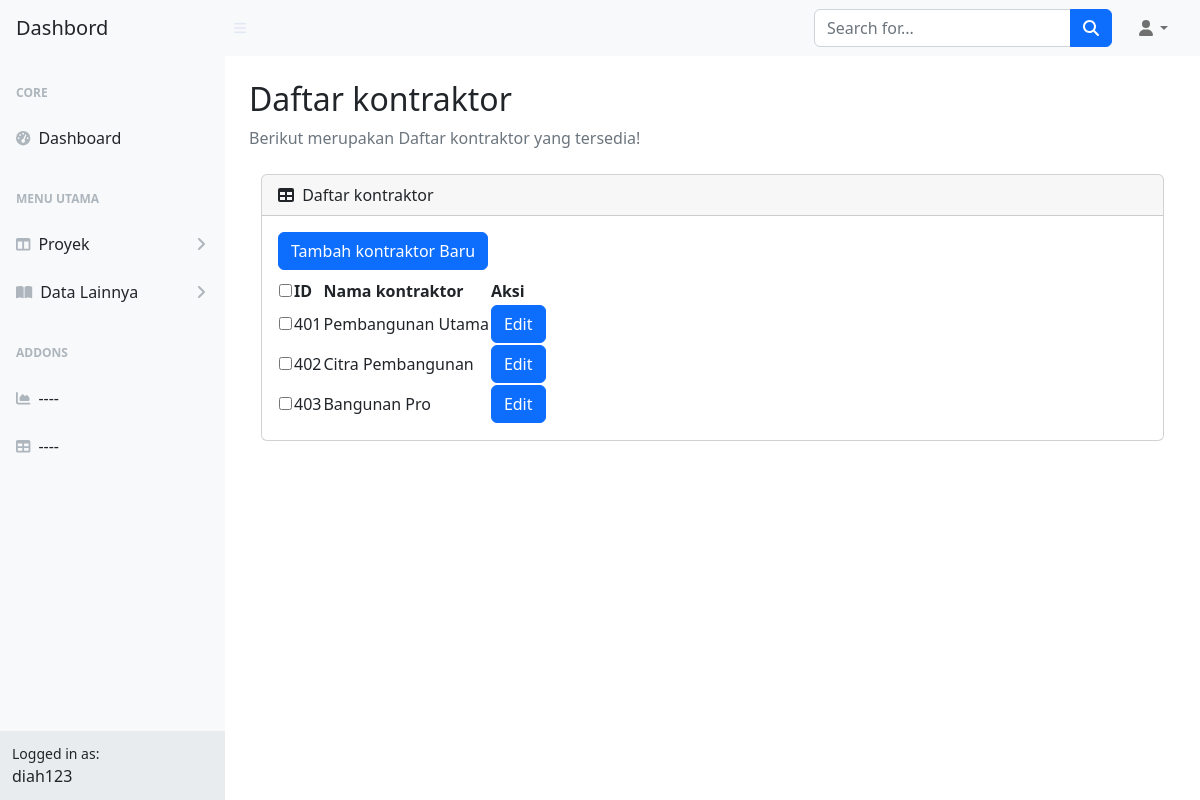
Screenshot of /Kontraktor.php (signed in) with the database file from the repository.
### tables this page shows
CREATE TABLE IF NOT EXISTS `kontraktor` (
  `id_kontraktor` int NOT NULL AUTO_INCREMENT,
  `nama_kontraktor` varchar(50) DEFAULT NULL,
  PRIMARY KEY (`id_kontraktor`)
);

### Kontraktor.php (the view, shortened to what this page needs)
<?php
include 'koneksi.php';
$username = $_SESSION['username'];
?>
<!DOCTYPE html>
<head>
    <link
      href="https://cdn.jsdelivr.net/npm/simple-datatables@7.1.2/dist/style.min.css"
      rel="stylesheet"
    />
    <link href="css/styles.css" rel="stylesheet" />
  </head>
  <body class="sb-nav-fixed">
    <nav class="sb-topnav navbar navbar-expand navbar-light bg-light">
      <a class="navbar-brand ps-3 text-dark" href="Dashboard.html">Dashbord</a>
      <button
        class="btn btn-link btn-sm order-1 order-lg-0 me-4 me-lg-0"
        id="sidebarToggle"
        href="#!"
      >
        <i class="fas fa-bars"></i>
      </button>
      <form
        class="d-none d-md-inline-block form-inline ms-auto me-0 me-md-3 my-2 my-md-0"
      >
        <div class="input-group">
          <input
            class="form-control"
            type="text"
            placeholder="Search for..."
            aria-label="Search for..."
            aria-describedby="btnNavbarSearch"
          />
          <button class="btn btn-primary" id="btnNavbarSearch" type="button">
            <i class="fas fa-search"></i>
          </button>
        </div>
      </form>
      <ul class="navbar-nav ms-auto ms-md-0 me-3 me-lg-4">
        <li class="nav-item dropdown">
          <a
            class="nav-link dropdown-toggle"
            id="navbarDropdown"
            href="#"
            role="button"
            data-bs-toggle="dropdown"
            aria-expanded="false"
            ><i class="fas fa-user fa-fw"></i
          ></a>
        </li>
      </ul>
    </nav>
    <div id="layoutSidenav">
      <div id="layoutSidenav_nav">
        <nav class="sb-sidenav accordion sb-sidenav-light" id="sidenavAccordion">
          <div class="sb-sidenav-menu">
            <div class="nav">
              <div class="sb-sidenav-menu-heading">Core</div>
              <a class="nav-link" href="Dashboard.html">
                <div class="sb-nav-link-icon">
                  <i class="fas fa-tachometer-alt"></i>
                </div>
                Dashboard
              </a>
              <div class="sb-sidenav-menu-heading">Menu Utama</div>
              <a
                class="nav-link collapsed"
                href="#"
                data-bs-toggle="collapse"
                data-bs-target="#collapseLayouts"
                aria-expanded="false"
                aria-controls="collapseLayouts"
              >
                <div class="sb-nav-link-icon">
                  <i class="fas fa-columns"></i>
                </div>
                Proyek
                <div class="sb-sidenav-collapse-arrow">
                  <i class="fas fa-angle-down"></i>
                </div>
              </a>
              <a
                class="nav-link collapsed"
                href="#"
                data-bs-toggle="collapse"
                data-bs-target="#collapsePages"
                aria-expanded="false"
                aria-controls="collapsePages"
              >
                <div class="sb-nav-link-icon">
                  <i class="fas fa-book-open"></i>
                </div>
                Data Lainnya
                <div class="sb-sidenav-collapse-arrow">
                  <i class="fas fa-angle-down"></i>
                </div>
              </a>
              <div class="sb-sidenav-menu-heading">Addons</div>
              <a class="nav-link" href="charts.html">
                <div class="sb-nav-link-icon">
                  <i class="fas fa-chart-area"></i>
                </div>
                ----
              </a>
              <a class="nav-link" href="tables.html">
                <div class="sb-nav-link-icon"><i class="fas fa-table"></i></div>
                ----
              </a>
            </div>
          </div>
          <div class="sb-sidenav-footer">
    <div class="small">Logged in as:</div>
    <?= $username ?>
  </div>
        </nav>
      </div>
      <div id="layoutSidenav_content">
        <main>
          <div class="container-fluid px-4">
          <h2 class="mt-4">Daftar kontraktor</h2>
            <ol class="breadcrumb mb-4">
              <li class="breadcrumb-item active">Berikut merupakan Daftar kontraktor yang tersedia!</li>
            </ol>
<div class="container">
    <div class="card mb-4">
        <div class="card-header">
            <i class="fas fa-table me-1"></i>
            Daftar kontraktor
        </div>
        <div class="card-body">
            <form id="form-multidelete" action="Kontraktor.php" method="post">
                <button type="button" class="btn btn-primary mb-2" data-bs-toggle="modal" data-bs-target="#createKontraktorModal">Tambah kontraktor Baru</button>
                <table id="datatablesSimple">
                    <thead>
                        <tr>
                            <th><input type="checkbox" id="checkAll"></th>
                            <th>ID</th>
                            <th>Nama kontraktor</th>
                            <th>Aksi</th>
                        </tr>
                    </thead>
                    <tbody>
                        <?php
                        $query = "SELECT * FROM kontraktor";
                        $result = mysqli_query($koneksi, $query);
                        while ($data = mysqli_fetch_array($result)) {
                            $id_kontraktor = $data['id_kontraktor'];
                            $namakontraktor = $data['nama_kontraktor'];
                        ?>
                        <tr>
                            <td><input type="checkbox" name="id_kontraktor[]" value="<?= $id_kontraktor ?>" class="checkItem"></td>
                            <td><?= $id_kontraktor ?></td>
                            <td><?= $namakontraktor ?></td>
                            <td>
                                <button type="button" class="btn btn-primary editKontraktorBtn" data-id="<?= $id_kontraktor ?>" data-nama="<?= $namakontraktor ?>" data-material="<?= $data['id_material'] ?>" data-proyek="<?= $data['id_proyek'] ?>" data-progress="<?= $data['id_progress'] ?>">Edit</button>
                            </td>
                        </tr>
                        <?php } ?>
                    </tbody>
                </table>
            </form>
        </div>
    </div>
</div>
    </main>
    </div>
    </div>
  </body>
</html>

### rows the page displays
kontraktor: id_kontraktor "401", nama_kontraktor "Pembangunan Utama"
kontraktor: id_kontraktor "402", nama_kontraktor "Citra Pembangunan"
kontraktor: id_kontraktor "403", nama_kontraktor "Bangunan Pro"

### other values shown
$username "diah123"
